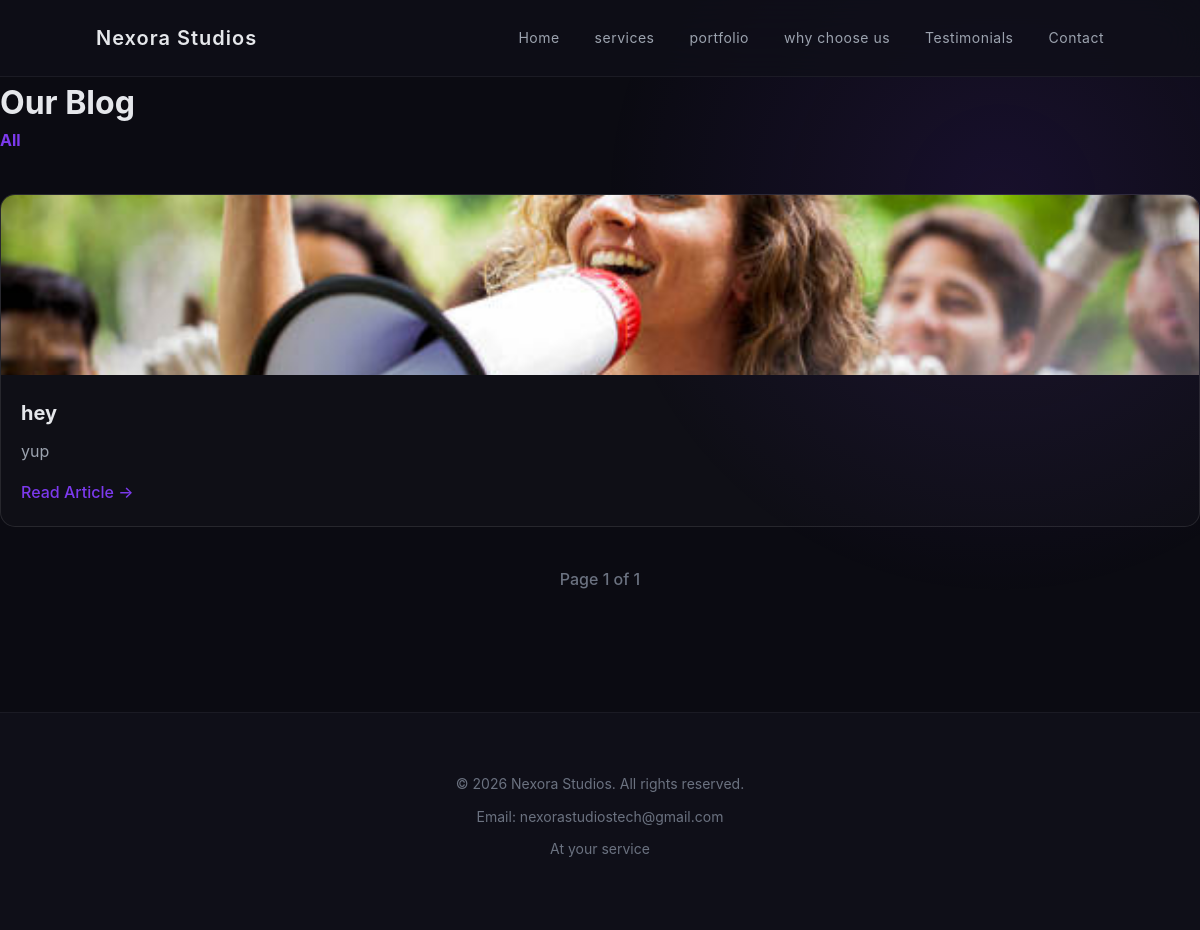
Screenshot of /blog/ with the database file from the repository.
### techcompany/models.py (models this page shows, shortened)
class BlogPost(models.Model):
    title = models.CharField(max_length=200)
    slug = models.SlugField(unique=True, blank=True)
    category = models.ForeignKey(Category, on_delete=models.SET_NULL, null=True, blank=True)
    content = models.TextField()
    excerpt = models.TextField(blank=True)
    featured_image = models.ImageField(upload_to='blog_images/', null=True, blank=True)
    published_at = models.DateTimeField(auto_now_add=True)

### techcompany/views.py (the view)
# urls.py: path('blog/', views.blog_list, name='blog_list'),
def blog_list(request):
    category_slug = request.GET.get('category')
    categories = Category.objects.all()
    posts = BlogPost.objects.all().order_by('-published_at')
    if category_slug:
        posts = posts.filter(category__slug=category_slug)
    paginator = Paginator(posts, 6)  # 6 posts per page
    page_number = request.GET.get('page')
    page_obj = paginator.get_page(page_number)
    return render(request, 'blog_list.html', {
        'categories': categories,
        'page_obj': page_obj,
        'selected_category': category_slug
    })

### templates/blog_list.html (shortened to what this page needs)
{% extends 'base.html' %}
{% block content %}
<h1>Our Blog</h1>
<div class="category-filter">
    <a href="{% url 'blog_list' %}" class="{% if not selected_category %}selected{% endif %}">All</a>
</div>
<div class="blog-grid">
    {% for post in page_obj %}
    <div class="blog-card">
        {% if post.featured_image %}
        <img src="{{ post.featured_image.url }}" alt="{{ post.title }}">
        {% endif %}
        <h3>{{ post.title }}</h3>
        <p>{{ post.excerpt }}</p>
        <a href="{% url 'blog_detail' post.slug %}">Read Article →</a>
    </div>
    {% empty %}
        <p style="color:#9ca3af;">No blog posts found.</p>
    {% endfor %}
</div>
<div class="pagination" style="text-align:center; margin-top:40px;">
    <span>Page {{ page_obj.number }} of {{ page_obj.paginator.num_pages }}</span>
</div>
{% endblock %}

### templates/base.html (style rules this page uses)
* { margin: 0; padding: 0; box-sizing: border-box; }
body { font-family: -apple-system, BlinkMacSystemFont, "Segoe UI", Roboto, sans-serif; background: #0b0b12; color: #e5e7eb; line-height: 1.6; overflow-x: hidden; }
body::before { content: ""; position: fixed; width: 800px; height: 800px; background: radial-gradient(circle, rgba(124,58,237,0.12), transparent 70%); top: -200px; right: -200px; z-index: -1; }

### templates/blog_list.html (style rules this page uses)
.blog-grid { display: grid; grid-template-columns: repeat(auto-fit, minmax(280px, 1fr)); gap: 30px; margin-top: 40px; }
.blog-card { border: 1px solid rgba(255,255,255,0.1); border-radius: 15px; overflow: hidden; background: rgba(255,255,255,0.02); transition: 0.3s ease; }
.blog-card img { width: 100%; height: 180px; object-fit: cover; }
.blog-card h3 { font-size: 20px; margin: 15px 20px 10px 20px; }
.blog-card p { margin: 0 20px 15px 20px; line-height: 1.6; color: #9ca3af; }
.blog-card a { display: block; margin: 0 20px 20px 20px; color: #7c3aed; font-weight: 500; text-decoration: none; }
.category-filter a { margin-right: 15px; text-decoration: none; color: #6b7280; font-weight: 500; }
.category-filter a.selected { color: #7c3aed; font-weight: 700; }
.pagination span { color: #6b7280; font-weight: 500; }

### rows the page displays
BlogPost: featured_image (picture), title "hey", excerpt "yup"

### other values shown
{{ page_obj.number }} "1"
{{ page_obj.paginator.num_pages }} "1"
